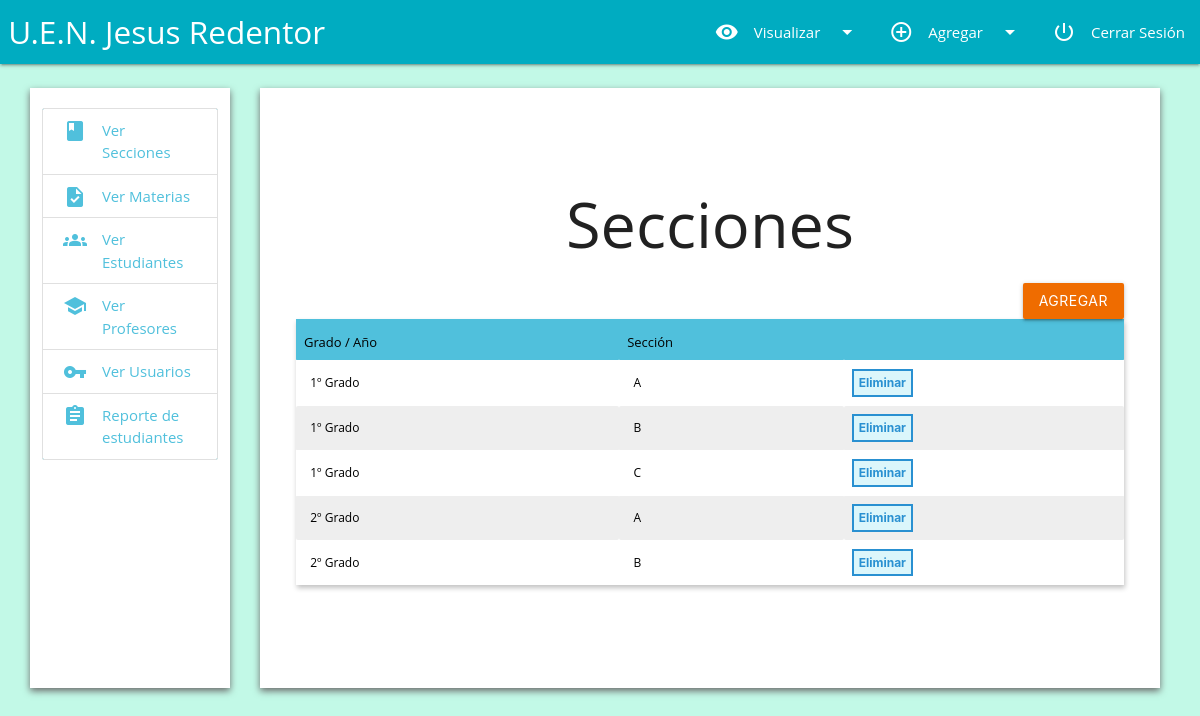
The page /secciones.php (signed in) on the database its author committed.
### tables this page shows
CREATE TABLE `secciones` (
  `id` int(10) NOT NULL AUTO_INCREMENT,
  `nombre` varchar(15) NOT NULL,
  `id_grado` int(10) NOT NULL,
  `eliminado` int(1) NOT NULL,
  PRIMARY KEY (`id`)
);

CREATE TABLE `grados` (
  `id` int(10) NOT NULL AUTO_INCREMENT,
  `nombre` varchar(15) NOT NULL,
  `descripcion` varchar(100) NOT NULL,
  PRIMARY KEY (`id`)
);

### secciones.php (the view, shortened to what this page needs)
<?php
if(!isset($_SESSION["session_username"])) {
	header("location:index.php");
} else {
?>
<?php $Titulo="Secciones";
      include("incluye/header.php");
      include("incluye/navegacion.php");
       if (!empty($mensaje)) {echo "<p class=mensaje>". $mensaje . "</p>";} ?>
    <div class="row">
<?php include("incluye/lateral.php"); ?>
      <div class="col s12 m9 l9" id="contenedor3">
         <br>
	<center>
            <h1>Secciones</h1>
        </center>
      <form method='post' action='crearseccion.php'><button class="btn waves-effect waves-light orange darken-3" style="float: right;" type='submit'>Agregar</button></form>
         <table> <tr> <th>Grado / Año</th> <th>Sección</th> <th> </th></tr>
             <?php
	function mostrarDatos ($resultados) {
	if ($resultados !=NULL) {
        echo"<tr>";
	echo "<td>&nbsp;&nbsp;".$resultados['g_nombre']."º ".$resultados['descripcion']."&nbsp;&nbsp;</td>";
	echo "<td>&nbsp;&nbsp;".$resultados['s_nombre']."&nbsp;&nbsp;</td>";
  if($_SESSION['session_nivel'] == 1) {
    echo "<td><form method='post' id='".$resultados['id']."' action='eliminarseccion.php?id=".$resultados['id']."'><button class='boton-accion' type='button' onclick=enviarForm('d',".$resultados['id'].")>Eliminar</button></form></td>";
  } else {
    echo "<td></td>";
  }
	echo "</tr>";}
	else {echo "<br/>No hay más datos!!! <br/>";}
}
$result2 = mysqli_query($con, "SELECT s.id as id, s.nombre as s_nombre, g.nombre as g_nombre, g.descripcion FROM secciones s, grados g WHERE g.id=s.id_grado AND s.eliminado=0 ORDER BY g.id, s.nombre ASC");
while ($filas = mysqli_fetch_array($result2)){ mostrarDatos($filas); }
?> </table>
</div>
    </div>
<?php include("incluye/footer.php"); ?>
<?php
}

### css/style.css (style rules this page uses)
body { background-color: #c2f9e7; font-family: 'Open Sans', sans-serif; }
* { margin: 0; padding: 0; box-sizing: border-box; text-decoration: none; }
#contenedor3 { padding: 3%; background: #fff; margin: 2% 0 0 2.5%; min-height: 40em; box-shadow: 0px 3px 7px #6B6B6B; }
table { font-size: 12px; text-align: left; border-collapse: collapse; box-shadow: 1px 3px 5px #c2c2c2; }
th { font-size: 13px; font-weight: normal; padding: 8px; background-color: #50c0dc; border-top: 6px solid #50c0dc; border-bottom: 1px solid #FFF; color: black; }
td { padding: 8px; border-bottom: 1px solid #FFF; color: black; border-top: 1px solid transparent; }
tr:nth-child(even) { background: #eee; }
.boton-accion { border: 2px solid #2990d1; font-size: 12px; font-weight: bold; color: #2990d1; background-color: #dbf6fb; padding: 5px; }

### rows shown on the page
secciones: id_grado.nombre "1", id_grado.descripcion "Grado", nombre "A"
secciones: id_grado.nombre "1", id_grado.descripcion "Grado", nombre "B"
secciones: id_grado.nombre "1", id_grado.descripcion "Grado", nombre "C"
secciones: id_grado.nombre "2", id_grado.descripcion "Grado", nombre "A"
secciones: id_grado.nombre "2", id_grado.descripcion "Grado", nombre "B"
